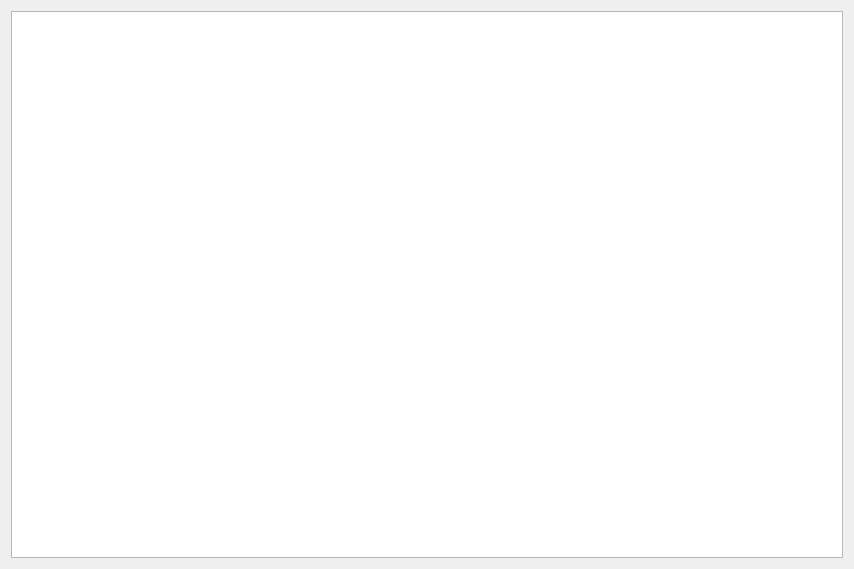
<?xml version="1.0" encoding="UTF-8"?>
<ui version="4.0">
 <class>ViewAnimalWidget</class>
 <widget class="QWidget" name="ViewAnimalWidget">
  <property name="geometry">
   <rect>
    <x>0</x>
    <y>0</y>
    <width>854</width>
    <height>569</height>
   </rect>
  </property>
  <property name="windowTitle">
   <string>Animals Table</string>
  </property>
  <layout class="QVBoxLayout" name="verticalLayout_2">
   <item>
    <widget class="QTableView" name="tableView_summary"/>
   </item>
  </layout>
 </widget>
 <resources/>
 <connections/>
</ui>
